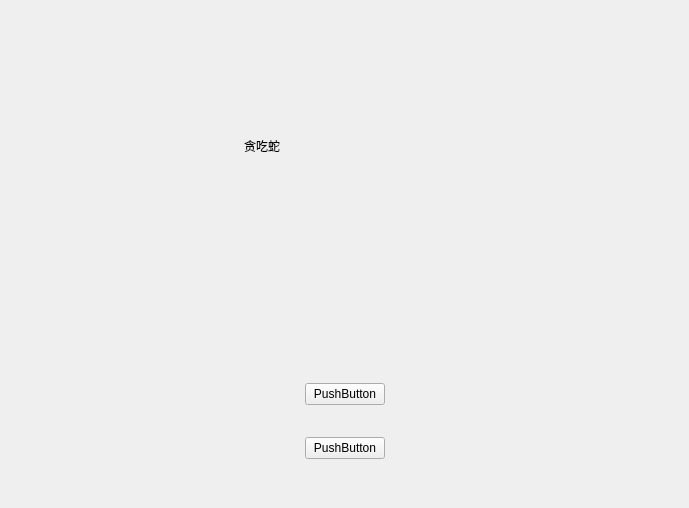
<?xml version="1.0" encoding="UTF-8"?>
<ui version="4.0">
 <class>Widget</class>
 <widget class="QWidget" name="Widget">
  <property name="geometry">
   <rect>
    <x>0</x>
    <y>0</y>
    <width>689</width>
    <height>508</height>
   </rect>
  </property>
  <property name="windowTitle">
   <string>Widget</string>
  </property>
  <layout class="QGridLayout" name="gridLayout">
   <item row="1" column="2">
    <spacer name="horizontalSpacer_5">
     <property name="orientation">
      <enum>Qt::Horizontal</enum>
     </property>
     <property name="sizeHint" stdset="0">
      <size>
       <width>217</width>
       <height>20</height>
      </size>
     </property>
    </spacer>
   </item>
   <item row="2" column="2">
    <spacer name="horizontalSpacer_3">
     <property name="orientation">
      <enum>Qt::Horizontal</enum>
     </property>
     <property name="sizeHint" stdset="0">
      <size>
       <width>217</width>
       <height>20</height>
      </size>
     </property>
    </spacer>
   </item>
   <item row="0" column="0">
    <spacer name="horizontalSpacer_4">
     <property name="orientation">
      <enum>Qt::Horizontal</enum>
     </property>
     <property name="sizeHint" stdset="0">
      <size>
       <width>217</width>
       <height>20</height>
      </size>
     </property>
    </spacer>
   </item>
   <item row="0" column="1" rowspan="2">
    <widget class="QWidget" name="widget_2" native="true">
     <layout class="QVBoxLayout" name="verticalLayout">
      <item>
       <widget class="QLabel" name="label">
        <property name="text">
         <string>贪吃蛇</string>
        </property>
       </widget>
      </item>
      <item>
       <spacer name="horizontalSpacer_13">
        <property name="orientation">
         <enum>Qt::Horizontal</enum>
        </property>
        <property name="sizeHint" stdset="0">
         <size>
          <width>198</width>
          <height>20</height>
         </size>
        </property>
       </spacer>
      </item>
      <item>
       <spacer name="horizontalSpacer_12">
        <property name="orientation">
         <enum>Qt::Horizontal</enum>
        </property>
        <property name="sizeHint" stdset="0">
         <size>
          <width>198</width>
          <height>20</height>
         </size>
        </property>
       </spacer>
      </item>
     </layout>
    </widget>
   </item>
   <item row="2" column="1">
    <spacer name="horizontalSpacer">
     <property name="orientation">
      <enum>Qt::Horizontal</enum>
     </property>
     <property name="sizeHint" stdset="0">
      <size>
       <width>216</width>
       <height>20</height>
      </size>
     </property>
    </spacer>
   </item>
   <item row="3" column="1">
    <widget class="QWidget" name="widget" native="true">
     <layout class="QGridLayout" name="gridLayout_2">
      <item row="0" column="0">
       <spacer name="horizontalSpacer_8">
        <property name="orientation">
         <enum>Qt::Horizontal</enum>
        </property>
        <property name="sizeHint" stdset="0">
         <size>
          <width>54</width>
          <height>20</height>
         </size>
        </property>
       </spacer>
      </item>
      <item row="0" column="1">
       <widget class="QPushButton" name="pushButton">
        <property name="text">
         <string>PushButton</string>
        </property>
       </widget>
      </item>
      <item row="0" column="2">
       <spacer name="horizontalSpacer_9">
        <property name="orientation">
         <enum>Qt::Horizontal</enum>
        </property>
        <property name="sizeHint" stdset="0">
         <size>
          <width>54</width>
          <height>20</height>
         </size>
        </property>
       </spacer>
      </item>
      <item row="1" column="0">
       <spacer name="horizontalSpacer_10">
        <property name="orientation">
         <enum>Qt::Horizontal</enum>
        </property>
        <property name="sizeHint" stdset="0">
         <size>
          <width>54</width>
          <height>20</height>
         </size>
        </property>
       </spacer>
      </item>
      <item row="1" column="1">
       <widget class="QPushButton" name="pushButton_2">
        <property name="text">
         <string>PushButton</string>
        </property>
       </widget>
      </item>
      <item row="1" column="2">
       <spacer name="horizontalSpacer_11">
        <property name="orientation">
         <enum>Qt::Horizontal</enum>
        </property>
        <property name="sizeHint" stdset="0">
         <size>
          <width>54</width>
          <height>20</height>
         </size>
        </property>
       </spacer>
      </item>
     </layout>
    </widget>
   </item>
   <item row="3" column="2">
    <spacer name="horizontalSpacer_7">
     <property name="orientation">
      <enum>Qt::Horizontal</enum>
     </property>
     <property name="sizeHint" stdset="0">
      <size>
       <width>217</width>
       <height>20</height>
      </size>
     </property>
    </spacer>
   </item>
   <item row="3" column="0">
    <spacer name="horizontalSpacer_6">
     <property name="orientation">
      <enum>Qt::Horizontal</enum>
     </property>
     <property name="sizeHint" stdset="0">
      <size>
       <width>217</width>
       <height>20</height>
      </size>
     </property>
    </spacer>
   </item>
   <item row="2" column="0">
    <spacer name="horizontalSpacer_2">
     <property name="orientation">
      <enum>Qt::Horizontal</enum>
     </property>
     <property name="sizeHint" stdset="0">
      <size>
       <width>217</width>
       <height>20</height>
      </size>
     </property>
    </spacer>
   </item>
  </layout>
 </widget>
 <layoutdefault spacing="6" margin="11"/>
 <resources/>
 <connections/>
</ui>
